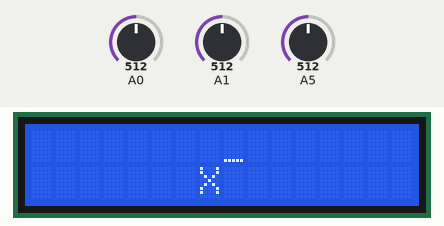
Simulated run of this sketch. Board: Arduino Uno, built with avr-gcc and run on an emulated ATmega328P. Shown: 16×2 character LCD. The test bench sets the inputs (shaded band); at power-on: A1 = 512, A0 = 512, A5 = 512. Random numbers use the default seed unless the sketch sets one; what the sketch prints to the serial monitor is not drawn.

Above: at 1.5 s.
1.6 s: A1 set to 1010
At 1.67 s:
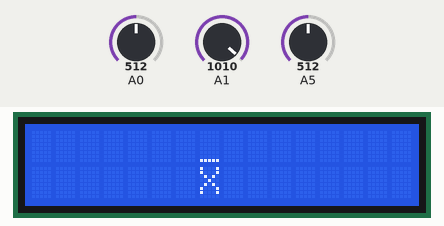
3.1 s: A1 set to 5
At 5.7 s:
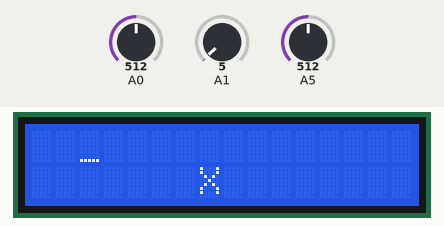
5.8 s: A0 set to 470
Timing chart, 0 to 8.8 s (numbered marks = the images above; inputs shaded):
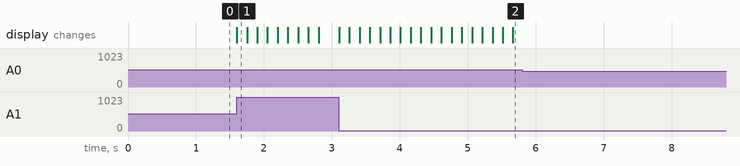

Measured:
- after the input at 1.6 s, the display: changes at once (image 1)
- after the input at 3.1 s, the display: first changes at once (image 2 shows a later state)

The sketch:

code.ino
```cpp
#include <LiquidCrystal.h>

LiquidCrystal lcd(11, 10, 6, 5, 4, 3);

int x,y,z,v,val1,val2,val3,val4,score=0,a=0;
int col,row;
void setup() {
  // put your setup code here, to run once:
pinMode(A0,INPUT);
pinMode(A1,INPUT);
pinMode(A5,INPUT);
Serial.begin(9600);
lcd.begin(16,2);
//analogWrite(9,240);
 //lcd.print("cool");
 lcd.cursor();
 col=0;
 row=0;
 game();
}


// starts the game
void game()
{val1=random(0,15);
val2=random(0,2);
lcd.setCursor(val1,val2);
lcd.write("X");
val3=random(0,15);
val4=random(0,2);
lcd.setCursor(val3,val4);
delay(300);
col=val3;
 row=val4;
}

void loop() {
//hard mode delay (100);
//easy mode delay (250);
  if (col>15)
  col=0;
  if (col<=0)
  col=0;
  //lcd.print("cool");
  x=analogRead(A0);
  y=analogRead(A1);
  z=analogRead(A5);
 /*Serial.print(x);
  Serial.print(" ");
  Serial.print(y);
  Serial.print('\n');*/
//on  different joysticks use different analog values for movement if needed
//movement script form here (1)
if(0<=y&&y<=20&&x<=525&&x>=500)
{col++;

  lcd.setCursor(col, row);
  delay(150); //modifying this delay make the character (mouse) go faster/slower
}
if(1000<=y&&y<=1024&&x<=525&&x>=500)
{col--;
  lcd.setCursor(col, row);
  delay(150);//modifying this delay make the character (mouse) go faster/slower
}
//lcd.setCursor(col, row)
  if (0<=x&&x<=20&&y<=525&&y>=480)
  {row=0;
  lcd.setCursor(col, row);}
  if (1000<=x&&x<=1024&&y<=525&&y>=480)
  {row=1;
  lcd.setCursor(col, row);}
 // to here (1)

 // condtion for wining a round and starting a new one
if (col==val1&&row==val2&&z==0&&y>0&&x>0)
{score++;
lcd.clear();
game();
}
 Serial.print(score);
 Serial.print('\n');
}
```
